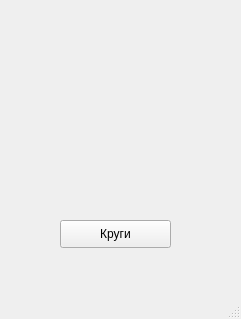
<?xml version="1.0" encoding="UTF-8"?>
<ui version="4.0">
 <class>MainWindow</class>
 <widget class="QMainWindow" name="MainWindow">
  <property name="geometry">
   <rect>
    <x>0</x>
    <y>0</y>
    <width>241</width>
    <height>319</height>
   </rect>
  </property>
  <property name="windowTitle">
   <string>MainWindow</string>
  </property>
  <widget class="QWidget" name="centralwidget">
   <widget class="QPushButton" name="pushButton">
    <property name="geometry">
     <rect>
      <x>60</x>
      <y>220</y>
      <width>111</width>
      <height>28</height>
     </rect>
    </property>
    <property name="text">
     <string>Круги</string>
    </property>
   </widget>
  </widget>
  <widget class="QMenuBar" name="menubar">
   <property name="geometry">
    <rect>
     <x>0</x>
     <y>0</y>
     <width>241</width>
     <height>25</height>
    </rect>
   </property>
  </widget>
  <widget class="QStatusBar" name="statusbar"/>
 </widget>
 <resources/>
 <connections/>
</ui>
